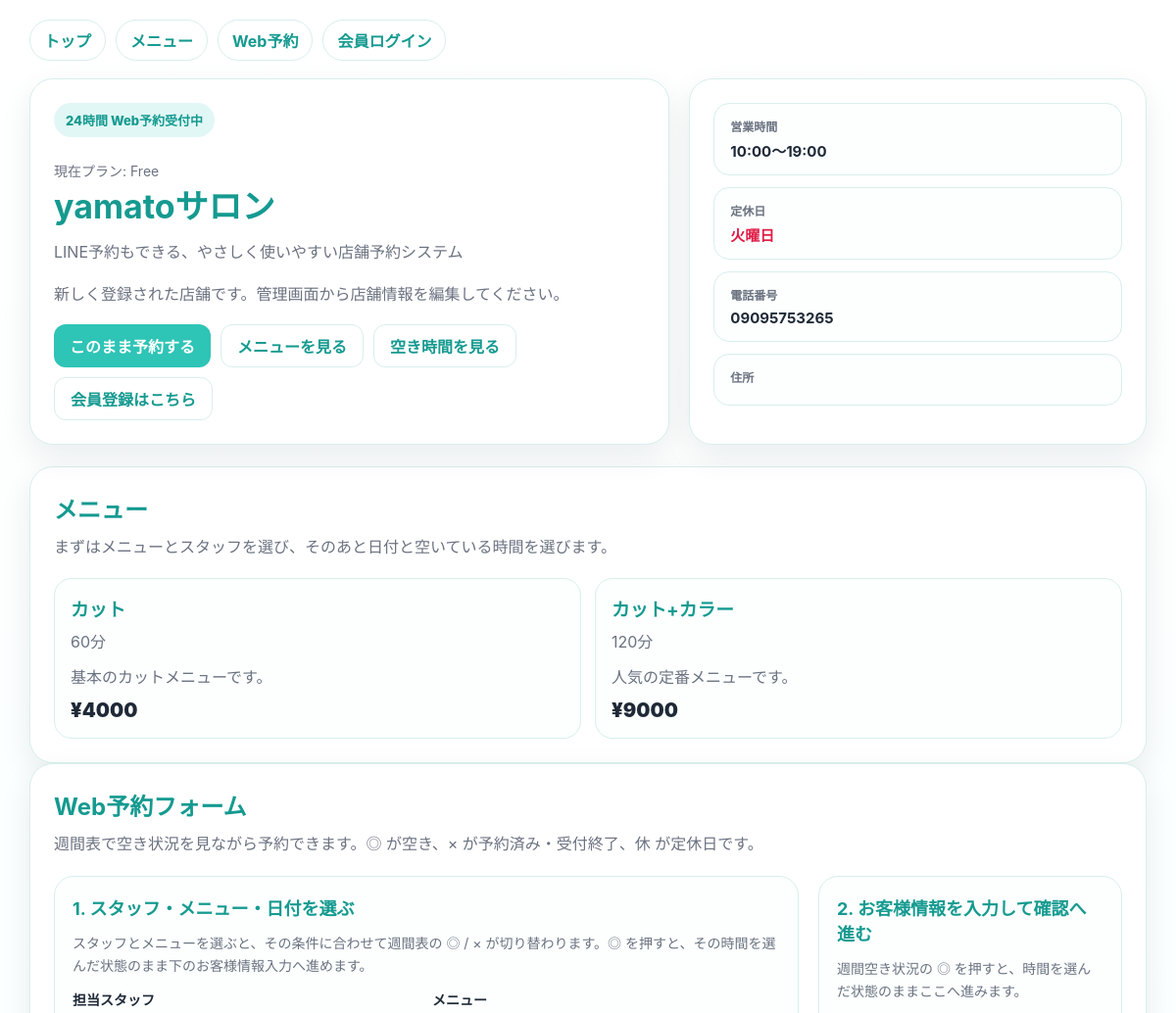
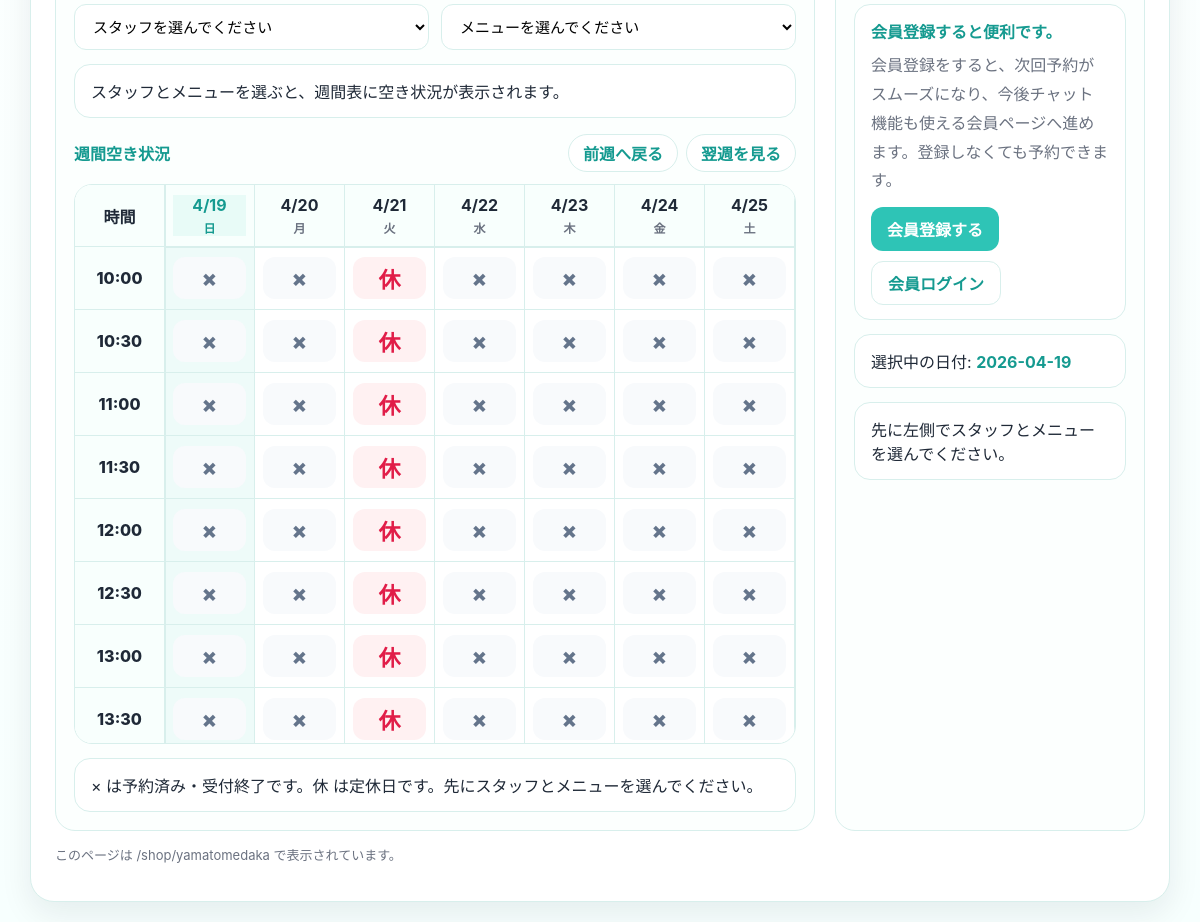
Screenshot of /shop/yamatomedaka (signed in) with the database file from the repository (2 pictures, top to bottom).
### tables this page shows
CREATE TABLE shops (
                id INTEGER PRIMARY KEY AUTOINCREMENT,
                shop_id TEXT NOT NULL UNIQUE,
                shop_name TEXT NOT NULL,
                catch_copy TEXT DEFAULT '',
                description TEXT DEFAULT '',
                phone TEXT DEFAULT '',
                address TEXT DEFAULT '',
                business_hours TEXT DEFAULT '10:00〜19:00',
                holiday TEXT DEFAULT '火曜日',
                primary_color TEXT DEFAULT '#2ec4b6',
                primary_dark TEXT DEFAULT '#159a90',
                accent_bg TEXT DEFAULT '#f7fffe',
                staff_list_json TEXT NOT NULL DEFAULT '[]',
                menus_json TEXT NOT NULL DEFAULT '[]',
                admin_ui_mode TEXT NOT NULL DEFAULT 'web',
                created_at TEXT DEFAULT CURRENT_TIMESTAMP
            , reply_to_email TEXT DEFAULT '');

### app/main.py (the view)
@app.get("/shop/{shop_id}", response_class=HTMLResponse)
def shop_page(request: Request, shop_id: str):
    context = build_shop_booking_context(shop_id, request)
    return templates.TemplateResponse(
        request=request,
        name="shop/index.html",
        context=context,
    )

### app/templates/shop/index.html (shortened to what this page needs)
<!doctype html>
<html lang="ja">
<head>
</head>
<body>
  <div class="wrap">
    <nav class="top-nav">
      <a href="/shop/{{ shop_id }}">トップ</a>
      <a href="#menus">メニュー</a>
      <a href="#reserve-form">Web予約</a>
      <a href="/member/{{ shop_id }}/login?next=/shop/{{ shop_id }}#reserve-form">会員ログイン</a>
    </nav>
    <section class="hero">
      <div class="hero-card">
        <div class="badge">24時間 Web予約受付中</div>
        <div style="margin-top:10px; color:var(--subtext); font-size:14px;">現在プラン: {{ subscription.plan_name }}{% if subscription.show_ads %} / このプランは広告表示対応{% endif %}</div>
        <h1>{{ shop.shop_name }}</h1>
        <p class="lead">{{ shop.catch_copy }}</p>
        <p class="lead">{{ shop.description }}</p>
        <div class="hero-actions">
          <a href="#reserve-form" class="btn-link btn-primary">このまま予約する</a>
          <a href="#menus" class="btn-link btn-secondary">メニューを見る</a>
          <a href="#reserve-form" class="btn-link btn-secondary">空き時間を見る</a>
          <a href="/member/{{ shop_id }}/register?next=/shop/{{ shop_id }}#reserve-form" class="btn-link btn-secondary">会員登録はこちら</a>
        </div>
      </div>
      <div class="hero-card">
        <div class="info-list">
          <div class="info-item"><div class="info-label">営業時間</div><div class="info-value">{{ shop.business_hours }}</div></div>
          <div class="info-item"><div class="info-label">定休日</div><div class="info-value" style="color:var(--danger);">{{ shop.holiday }}</div></div>
          <div class="info-item"><div class="info-label">電話番号</div><div class="info-value">{{ shop.phone }}</div></div>
          <div class="info-item"><div class="info-label">住所</div><div class="info-value">{{ shop.address }}</div></div>
        </div>
      </div>
    </section>
    <section id="menus" class="section-card">
      <h2 class="section-title">メニュー</h2>
      <p class="section-text">まずはメニューとスタッフを選び、そのあと日付と空いている時間を選びます。</p>
      <div class="menu-grid {% if menus|length > 8 %}tight{% elif menus|length > 4 %}compact{% endif %}">
        {% for menu in menus %}
        <article class="menu-card">
          <h3 class="menu-name">{{ menu.name }}</h3>
          <p class="menu-meta">{{ menu.duration }}分</p>
          <p class="menu-desc">{{ menu.description }}</p>
          <div class="menu-price">¥{{ menu.price }}</div>
        </article>
        {% endfor %}
      </div>
    </section>
    <section id="reserve-form" class="section-card">
      <h2 class="section-title">Web予約フォーム</h2>
      <p class="section-text">週間表で空き状況を見ながら予約できます。◎ が空き、× が予約済み・受付終了、休 が定休日です。</p>
      <div class="reserve-layout">
        <div class="panel">
          <h3 class="step-title">1. スタッフ・メニュー・日付を選ぶ</h3>
          <p class="step-note">スタッフとメニューを選ぶと、その条件に合わせて週間表の ◎ / × が切り替わります。◎ を押すと、その時間を選んだ状態のまま下のお客様情報入力へ進めます。</p>
          <form id="finder-form" method="get" action="/shop/{{ shop_id }}#reserve-form">
            <div class="grid-2">
              <label>担当スタッフ
                <select name="staff_id" required onchange="document.getElementById('finder-form').submit()">
                  <option value="">スタッフを選んでください</option>
                </select>
              </label>
              <label>メニュー
                <select name="menu_id" required onchange="document.getElementById('finder-form').submit()">
                  <option value="">メニューを選んでください</option>
                </select>
              </label>
            </div>
            <div class="summary-box">
              {% if selected_staff and selected_menu %}
                <strong>{{ selected_staff.name }}</strong> / <strong>{{ selected_menu.name }}</strong> / {{ selected_menu.duration }}分 / ¥{{ selected_menu.price }}
              {% else %}
                スタッフとメニューを選ぶと、週間表に空き状況が表示されます。
              {% endif %}
            </div>
          </form>
          <div class="week-board-head">
            <div class="week-board-title">週間空き状況</div>
            <div style="display:flex; gap:8px; flex-wrap:wrap;">
              <a class="week-next-link" href="/shop/{{ shop_id }}?staff_id={{ selected_staff_id or '' }}&menu_id={{ selected_menu_id or '' }}&reservation_date={{ selected_date }}&week_start={{ prev_week_start }}#reserve-form">前週へ戻る</a>
              <a class="week-next-link" href="/shop/{{ shop_id }}?staff_id={{ selected_staff_id or '' }}&menu_id={{ selected_menu_id or '' }}&reservation_date={{ selected_date }}&week_start={{ next_week_start }}#reserve-form">翌週を見る</a>
            </div>
          </div>
          <div class="week-board-wrap">
            <table class="week-board">
              <thead>
                <tr>
                  <th class="time-col">時間</th>
                  {% for day in public_week_days %}
                  <th>
                    <div class="day-head {% if day.is_selected %}is-selected{% endif %}">
                      <strong>{{ day.label }}</strong>
                      <span>{{ day.weekday }}</span>
                    </div>
                  </th>
                  {% endfor %}
                </tr>
              </thead>
              <tbody>
                {% for row in public_weekly_rows %}
                <tr>
                  <th class="time-col">{{ row.time }}</th>
                  {% for cell in row.cells %}
                  <td class="slot-cell {% if cell.is_selected %}is-selected{% endif %} {% if cell.is_closed %}is-closed{% endif %}">
                    {% if cell.is_available %}
                    <a class="slot-mark is-open" href="/shop/{{ shop_id }}?staff_id={{ selected_staff_id or '' }}&menu_id={{ selected_menu_id or '' }}&reservation_date={{ cell.date }}&start_time={{ cell.time }}&week_start={{ week_start }}#customer-info">◎</a>
                    {% elif cell.is_closed %}
                    <span class="slot-mark is-closed">休</span>
                    {% else %}
                    <span class="slot-mark is-booked">×</span>
                    {% endif %}
                  </td>
                  {% endfor %}
                </tr>
                {% endfor %}
              </tbody>
            </table>
          </div>
          <div class="summary-box">× は予約済み・受付終了です。休 は定休日です。{{ selected_staff and selected_menu and '◎ を押すとその日付と時間が選択されます。' or '先にスタッフとメニューを選んでください。' }}</div>
        </div>
        <div class="panel" id="customer-info">
          <h3 class="step-title">2. お客様情報を入力して確認へ進む</h3>
          <p class="step-note">週間空き状況の ◎ を押すと、時間を選んだ状態のままここへ進みます。</p>
          <div class="summary-box">
            <strong>会員登録すると便利です。</strong>
            <div style="margin-top:8px; line-height:1.8; color:var(--subtext);">会員登録をすると、次回予約がスムーズになり、今後チャット機能も使える会員ページへ進めます。登録しなくても予約できます。</div>
            <div style="display:flex; gap:10px; flex-wrap:wrap; margin-top:12px;">
              <a href="/member/{{ shop_id }}/register?next=/shop/{{ shop_id }}#reserve-form" class="btn-link btn-primary">会員登録する</a>
              <a href="/member/{{ shop_id }}/login?next=/shop/{{ shop_id }}#reserve-form" class="btn-link btn-secondary">会員ログイン</a>
            </div>
          </div>
          {% if selected_date %}
          <div class="summary-box">
            選択中の日付: <strong>{{ selected_date }}</strong>
          </div>
          {% endif %}
          {% if not selected_staff or not selected_menu %}
            <div class="summary-box">先に左側でスタッフとメニューを選んでください。</div>
          {% elif not selected_start_time %}
            <div class="summary-box">左側の週間空き状況から ◎ を押すと、その時間を選んだままお客様情報入力へ進めます。</div>
          {% else %}
            <div class="summary-box">選択した時間は予約できません。別の ◎ を選んでください。</div>
          {% endif %}
        </div>
      </div>
      <p class="footer-note">このページは /shop/{{ shop_id }} で表示されています。</p>
    </section>
  </div>
</body>
</html>

### rows the page displays
shops: shop_name "yamatoサロン", catch_copy "LINE予約もできる、やさしく使いやすい店舗予約システム", description "新しく登録された店舗です。管理画面から店舗情報を編集してください。", business_hours "10:00〜19:00", holiday "火曜日", phone "09095753265"

### other values shown
{{ subscription.plan_name }} "Free"
{{ menu.name }} "カット" "カット+カラー"
{{ menu.duration }} "60" "120"
{{ menu.description }} "基本のカットメニューです。" "人気の定番メニューです。"
{{ menu.price }} "4000" "9000"
{{ day.label }} "4/19" "4/20" "4/21" "4/22" "4/23" "4/24" "4/25"
{{ day.weekday }} "日" "月" "火" "水" "木" "金" "土"
{{ row.time }} "10:00" "10:30" "11:00" "11:30" "12:00" "12:30" "13:00" "13:30"
{{ selected_date }} "2026-04-19"
{{ shop_id }} "yamatomedaka"
